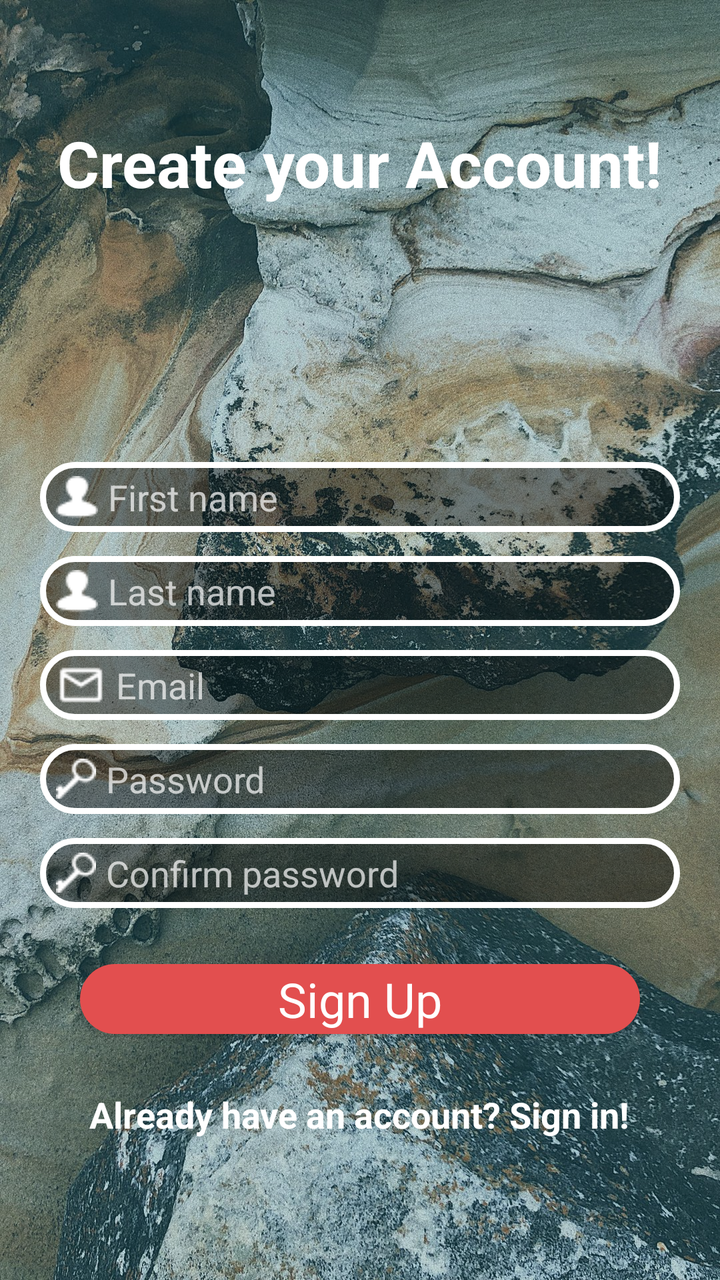
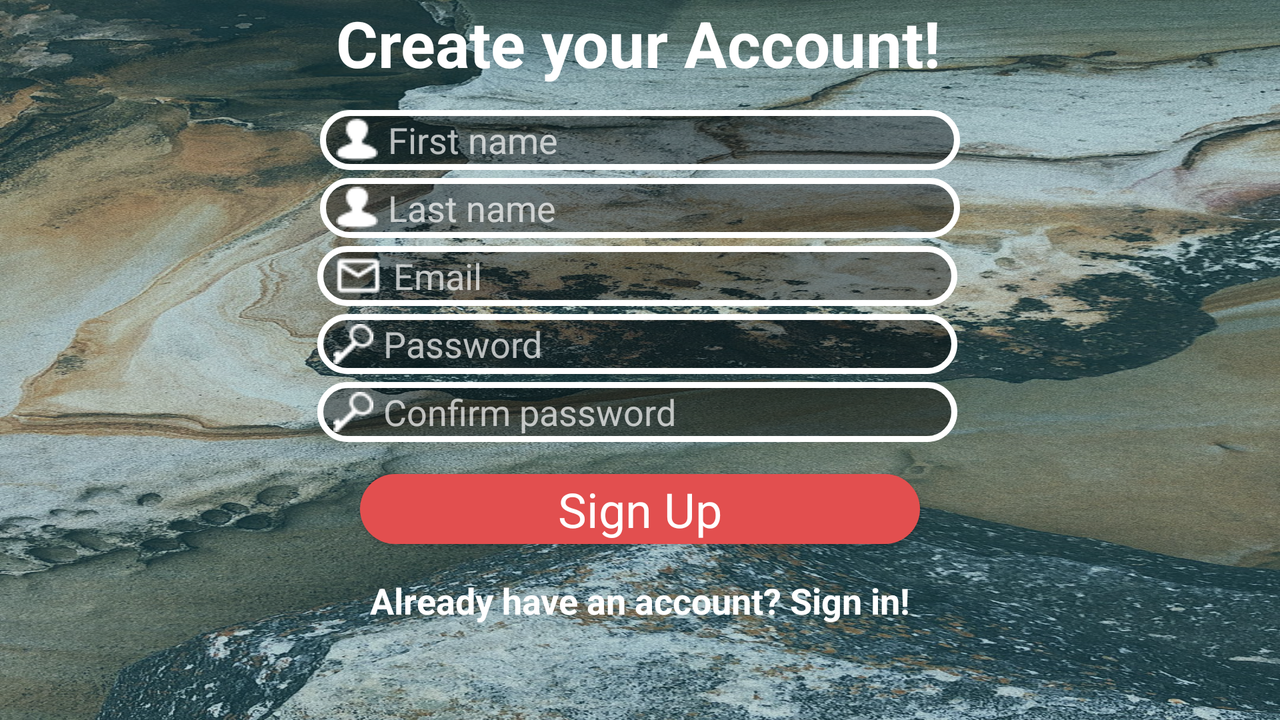

One screen, two layout resources from the same app: the default and the repository's alternative for another configuration. Each is rendered where Android would select it; the XML of both is given below.
<!-- AndroidManifest.xml: application theme Theme.AppCompat.NoActionBar -->
<!-- res/layout/activity_sign_up.xml -->
<?xml version="1.0" encoding="utf-8"?>
<androidx.constraintlayout.widget.ConstraintLayout xmlns:android="http://schemas.android.com/apk/res/android"
    xmlns:app="http://schemas.android.com/apk/res-auto"
    xmlns:tools="http://schemas.android.com/tools"
    android:layout_width="match_parent"
    android:layout_height="match_parent"
    tools:context=".signin_up.SignUp"
    android:background="@drawable/sign_up_back">

    <ImageView
        android:id="@+id/imageView"
        android:layout_width="match_parent"
        android:layout_height="match_parent"
        android:alpha="0.2"
        android:background="@color/colorImageV"
        app:layout_constraintBottom_toBottomOf="parent"
        app:layout_constraintEnd_toEndOf="parent"
        app:layout_constraintHorizontal_bias="0.0"
        app:layout_constraintStart_toStartOf="parent"
        app:layout_constraintTop_toTopOf="parent"
        app:layout_constraintVertical_bias="1.0"
        android:contentDescription="@string/layout_registration" />

    <TextView
        android:id="@+id/textViewMain"
        android:layout_width="wrap_content"
        android:layout_height="wrap_content"
        android:layout_marginTop="60dp"
        android:text="@string/create_your_account"
        android:textColor="@color/colorWhite"
        android:textSize="32sp"
        android:textStyle="bold"
        app:layout_constraintEnd_toEndOf="parent"
        app:layout_constraintStart_toStartOf="parent"
        app:layout_constraintTop_toTopOf="@+id/imageView" />

    <EditText
        android:id="@+id/nameLast"
        android:layout_width="320dp"
        android:layout_height="35dp"
        android:layout_marginTop="12dp"
        android:background="@drawable/email_text"
        android:drawablePadding="5dp"
        android:hint="@string/last_name"
        android:importantForAutofill="no"
        android:inputType="textEmailAddress"
        android:textSize="18sp"
        app:layout_constraintEnd_toEndOf="parent"
        app:layout_constraintStart_toStartOf="parent"
        app:layout_constraintTop_toBottomOf="@+id/nameFirst"
        android:drawableStart="@drawable/name"
        android:paddingStart="8dp"
        tools:ignore="RtlSymmetry" />

    <EditText
        android:id="@+id/nameFirst"
        android:layout_width="320dp"
        android:layout_height="35dp"
        android:layout_marginTop="48dp"
        android:background="@drawable/email_text"
        android:drawablePadding="5dp"
        android:hint="@string/first_name"
        android:importantForAutofill="no"
        android:inputType="textEmailAddress"
        android:textSize="18sp"
        app:layout_constraintEnd_toEndOf="parent"
        app:layout_constraintStart_toStartOf="parent"
        app:layout_constraintTop_toBottomOf="@+id/progressBar"
        android:drawableStart="@drawable/name"
        android:paddingStart="8dp"
        tools:ignore="RtlSymmetry" />

    <EditText
        android:id="@+id/emailEdit"
        android:layout_width="320dp"
        android:layout_height="35dp"
        android:layout_marginTop="12dp"
        android:background="@drawable/email_text"
        android:drawablePadding="5dp"
        android:hint="@string/email_hint"
        android:importantForAutofill="no"
        android:inputType="textEmailAddress"
        android:textSize="18sp"
        app:layout_constraintEnd_toEndOf="parent"
        app:layout_constraintStart_toStartOf="parent"
        app:layout_constraintTop_toBottomOf="@+id/nameLast"
        android:drawableStart="@drawable/email_logo"
        android:paddingStart="8dp"
        tools:ignore="RtlSymmetry" />

    <EditText
        android:id="@+id/passwordEdit"
        android:layout_width="320dp"
        android:layout_height="35dp"
        android:layout_marginTop="12dp"
        android:background="@drawable/email_text"
        android:drawablePadding="5dp"
        android:hint="@string/password_hint"
        android:importantForAutofill="no"
        android:inputType="textPassword"
        android:textSize="18sp"
        app:layout_constraintEnd_toEndOf="parent"
        app:layout_constraintStart_toStartOf="parent"
        app:layout_constraintTop_toBottomOf="@+id/emailEdit"
        android:drawableStart="@drawable/pass_logo"
        android:paddingStart="8dp"
        tools:ignore="RtlSymmetry" />

    <Button
        android:id="@+id/btnSignIn"
        android:layout_width="280dp"
        android:layout_height="35dp"
        android:layout_marginTop="28dp"
        android:background="@drawable/button_sign_in"
        android:fontFamily="sans-serif"
        android:text="@string/sign_up"
        android:textAppearance="@style/TextAppearance.AppCompat.Medium"
        android:textColor="@color/colorWhite"
        android:textSize="24sp"
        android:typeface="normal"
        app:layout_constraintEnd_toEndOf="parent"
        app:layout_constraintStart_toStartOf="parent"
        app:layout_constraintTop_toBottomOf="@+id/editTextConfirmPass" />

    <TextView
        android:id="@+id/textSignIn"
        android:layout_width="wrap_content"
        android:layout_height="wrap_content"
        android:layout_marginTop="28dp"
        android:text="@string/sign_in_if_have_account"
        android:textColor="@color/colorWhite"
        android:textSize="18sp"
        android:textStyle="bold"
        app:layout_constraintEnd_toEndOf="parent"
        app:layout_constraintHorizontal_bias="0.496"
        app:layout_constraintStart_toStartOf="parent"
        app:layout_constraintTop_toBottomOf="@+id/btnSignIn" />

    <EditText
        android:id="@+id/editTextConfirmPass"
        android:layout_width="320dp"
        android:layout_height="35dp"
        android:layout_marginTop="12dp"
        android:background="@drawable/email_text"
        android:drawablePadding="5dp"
        android:hint="@string/confirm_password"
        android:importantForAutofill="no"
        android:inputType="textPassword"
        android:textSize="18sp"
        app:layout_constraintEnd_toEndOf="parent"
        app:layout_constraintStart_toStartOf="parent"
        app:layout_constraintTop_toBottomOf="@+id/passwordEdit"
        android:drawableStart="@drawable/pass_logo"
        android:paddingStart="8dp"
        tools:ignore="RtlSymmetry" />

    <ProgressBar
        android:id="@+id/progressBar"
        style="?android:attr/progressBarStyle"
        android:layout_width="wrap_content"
        android:layout_height="wrap_content"
        android:layout_marginTop="32dp"
        android:visibility="invisible"
        app:layout_constraintEnd_toEndOf="parent"
        app:layout_constraintStart_toStartOf="parent"
        app:layout_constraintTop_toBottomOf="@+id/textViewMain" />


</androidx.constraintlayout.widget.ConstraintLayout>
<!-- resources referenced by this layout -->
<resources>
  <color name="colorImageV">#39D0F1</color>
  <color name="colorWhite">#FFFFFF</color>
  <!-- drawable button_sign_in (drawable) -->
  <?xml version="1.0" encoding="utf-8"?>
  <shape xmlns:android="http://schemas.android.com/apk/res/android">
      <corners android:radius="20dp"/>
      <solid android:color="#E24F4F"/>
  </shape>
  <!-- drawable email_logo: png bitmap (drawable, 341 bytes) -->
  <!-- drawable email_text (drawable) -->
  <?xml version="1.0" encoding="utf-8"?>
  <shape xmlns:android="http://schemas.android.com/apk/res/android">
      <corners android:radius="20dp"/>
      <stroke android:width="3dp"/>
      <solid android:color="#6A000000"/>
      <stroke android:color="@android:color/white"/>
  </shape>
  <!-- drawable name: png bitmap (drawable, 343 bytes) -->
  <!-- drawable pass_logo: png bitmap (drawable, 344 bytes) -->
  <!-- drawable sign_up_back: jpg bitmap (drawable, 758985 bytes) -->
  <string name="confirm_password">Confirm password</string>
  <string name="create_your_account">Create your Account!</string>
  <string name="email_hint">Email</string>
  <string name="first_name">First name</string>
  <string name="last_name">Last name</string>
  <string name="layout_registration">Registration</string>
  <string name="password_hint">Password</string>
  <string name="sign_in_if_have_account">Already have an account? Sign in!</string>
  <string name="sign_up">Sign Up</string>
</resources>
<!-- res/layout-land/activity_sign_up.xml (the repository's variant of the layout above) -->
<!-- drawn on the phone turned sideways -->
<?xml version="1.0" encoding="utf-8"?>
<androidx.constraintlayout.widget.ConstraintLayout xmlns:android="http://schemas.android.com/apk/res/android"
    xmlns:app="http://schemas.android.com/apk/res-auto"
    xmlns:tools="http://schemas.android.com/tools"
    android:layout_width="match_parent"
    android:layout_height="match_parent"
    tools:context=".signin_up.SignUp"
    android:background="@drawable/sign_up_back">

    <ImageView
        android:id="@+id/imageView"
        android:layout_width="match_parent"
        android:layout_height="match_parent"
        android:alpha="0.2"
        android:background="@color/colorImageV"
        app:layout_constraintBottom_toBottomOf="parent"
        app:layout_constraintEnd_toEndOf="parent"
        app:layout_constraintHorizontal_bias="0.0"
        app:layout_constraintStart_toStartOf="parent"
        app:layout_constraintTop_toTopOf="parent"
        app:layout_constraintVertical_bias="0.0"
        android:contentDescription="@string/layout_registration" />

    <TextView
        android:id="@+id/textViewMain"
        android:layout_width="wrap_content"
        android:layout_height="wrap_content"
        android:text="@string/create_your_account"
        android:textColor="@color/colorWhite"
        android:textSize="32sp"
        android:textStyle="bold"
        app:layout_constraintEnd_toEndOf="parent"
        app:layout_constraintHorizontal_bias="0.498"
        app:layout_constraintStart_toStartOf="parent"
        app:layout_constraintTop_toTopOf="@+id/imageView" />

    <EditText
        android:id="@+id/nameFirst"
        android:layout_width="320dp"
        android:layout_height="30dp"
        android:layout_marginTop="12dp"
        android:background="@drawable/email_text"
        android:drawableStart="@drawable/name"
        android:drawablePadding="5dp"
        android:hint="@string/first_name"
        android:importantForAutofill="no"
        android:inputType="textEmailAddress"
        android:paddingStart="8dp"
        android:textSize="18sp"
        app:layout_constraintEnd_toEndOf="parent"
        app:layout_constraintStart_toStartOf="parent"
        app:layout_constraintTop_toBottomOf="@+id/textViewMain"
        tools:ignore="RtlSymmetry" />

    <EditText
        android:id="@+id/nameLast"
        android:layout_width="320dp"
        android:layout_height="30dp"
        android:layout_marginTop="4dp"
        android:background="@drawable/email_text"
        android:drawablePadding="5dp"
        android:importantForAutofill="no"
        android:hint="@string/last_name"
        android:inputType="textEmailAddress"
        android:textSize="18sp"
        app:layout_constraintEnd_toEndOf="parent"
        app:layout_constraintStart_toStartOf="parent"
        app:layout_constraintTop_toBottomOf="@+id/nameFirst"
        android:drawableStart="@drawable/name"
        android:paddingStart="8dp"
        tools:ignore="RtlSymmetry" />

    <EditText
        android:id="@+id/emailEdit"
        android:layout_width="320dp"
        android:layout_height="30dp"
        android:layout_marginTop="4dp"
        android:background="@drawable/email_text"
        android:drawablePadding="5dp"
        android:hint="@string/email_hint"
        android:inputType="textEmailAddress"
        android:importantForAutofill="no"
        android:textSize="18sp"
        app:layout_constraintEnd_toEndOf="parent"
        app:layout_constraintHorizontal_bias="0.496"
        app:layout_constraintStart_toStartOf="parent"
        app:layout_constraintTop_toBottomOf="@+id/nameLast"
        android:drawableStart="@drawable/email_logo"
        android:paddingStart="8dp"
        tools:ignore="RtlSymmetry" />

    <EditText
        android:id="@+id/passwordEdit"
        android:layout_width="320dp"
        android:layout_height="30dp"
        android:layout_marginTop="4dp"
        android:background="@drawable/email_text"
        android:drawablePadding="5dp"
        android:hint="@string/password_hint"
        android:inputType="textPassword"
        android:importantForAutofill="no"
        android:textSize="18sp"
        app:layout_constraintEnd_toEndOf="parent"
        app:layout_constraintHorizontal_bias="0.496"
        app:layout_constraintStart_toStartOf="parent"
        app:layout_constraintTop_toBottomOf="@+id/emailEdit"
        android:drawableStart="@drawable/pass_logo"
        android:paddingStart="8dp"
        tools:ignore="RtlSymmetry" />

    <EditText
        android:id="@+id/editTextConfirmPass"
        android:layout_width="320dp"
        android:layout_height="30dp"
        android:layout_marginTop="4dp"
        android:background="@drawable/email_text"
        android:drawablePadding="5dp"
        android:hint="@string/confirm_password"
        android:inputType="textPassword"
        android:textSize="18sp"
        app:layout_constraintEnd_toEndOf="parent"
        app:layout_constraintHorizontal_bias="0.496"
        app:layout_constraintStart_toStartOf="parent"
        app:layout_constraintTop_toBottomOf="@+id/passwordEdit"
        android:drawableStart="@drawable/pass_logo"
        android:paddingStart="8dp"
        tools:ignore="RtlSymmetry"
        android:importantForAutofill="no" />

    <Button
        android:id="@+id/btnSignIn"
        android:layout_width="280dp"
        android:layout_height="35dp"
        android:layout_marginTop="16dp"
        android:background="@drawable/button_sign_in"
        android:fontFamily="sans-serif"
        android:text="@string/sign_up"
        android:textAppearance="@style/TextAppearance.AppCompat.Medium"
        android:textColor="@color/colorWhite"
        android:textSize="24sp"
        android:typeface="normal"
        app:layout_constraintEnd_toEndOf="parent"
        app:layout_constraintStart_toStartOf="parent"
        app:layout_constraintTop_toBottomOf="@+id/editTextConfirmPass" />

    <TextView
        android:id="@+id/textSignIn"
        android:layout_width="wrap_content"
        android:layout_height="wrap_content"
        android:layout_marginTop="16dp"
        android:text="@string/sign_in_if_have_account"
        android:textColor="@color/colorWhite"
        android:textSize="18sp"
        android:textStyle="bold"
        app:layout_constraintEnd_toEndOf="parent"
        app:layout_constraintStart_toStartOf="parent"
        app:layout_constraintTop_toBottomOf="@+id/btnSignIn" />

    <ProgressBar
        android:id="@+id/progressBar"
        style="?android:attr/progressBarStyle"
        android:layout_width="25dp"
        android:layout_height="25dp"
        android:layout_marginBottom="16dp"
        android:visibility="invisible"
        app:layout_constraintBottom_toBottomOf="parent"
        app:layout_constraintEnd_toEndOf="parent"
        app:layout_constraintStart_toStartOf="parent"
        app:layout_constraintTop_toBottomOf="@+id/textSignIn"
        app:layout_constraintVertical_bias="1.0" />

</androidx.constraintlayout.widget.ConstraintLayout>
